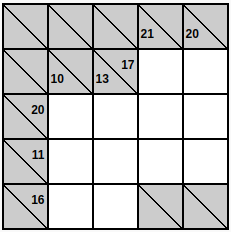
#> input picture examples/5_5_kakuro.png, 231 x 232 px
$ python -i kakuro_ocr.py   (imports and definitions only)
#> lines starting #> are read from the running program, lines starting #| are printed output that depends on the picture
#> further down, picture is the input picture: shape (232, 231, 3); mean B, G, R 200.9, 200.9, 200.9
import json
import argparse

import cv2
import numpy as np
import easyocr
from pathlib import Path
from typing import Any
from tqdm import tqdm


def detect_grid_lines(img: np.ndarray) -> tuple[list[int], list[int]]:
    """
    Detect horizontal and vertical grid lines in the image.
    """
    # Convert to grayscale
    gray = cv2.cvtColor(img, cv2.COLOR_BGR2GRAY)
    edges = cv2.Canny(gray, 50, 150, apertureSize=3)
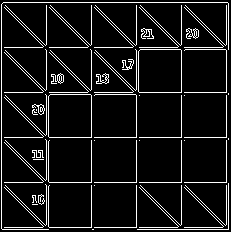
#> edges: shape (232, 231); 8.6% white in thin lines or dots

    # Find lines using HoughLines
    lines = cv2.HoughLines(edges, 1, np.pi / 180, threshold=100)
#> lines = 19 rows, first 8: [1, 0], [2, 1.57], [137, 1.57], [182, 1.57], [181, 0], [226, 0], [91, 0], [136, 0]

    if lines is None:
        raise ValueError("Could not detect grid lines")

    vertical_lines: list[int] = []
    horizontal_lines: list[int] = []

    for line in lines[:, 0]:
        rho, theta = line
        if abs(theta) < 0.1 or abs(theta - np.pi) < 0.1:  # Vertical lines
            vertical_lines.append(int(abs(rho)))
        elif abs(theta - np.pi / 2) < 0.1:  # Horizontal lines
            horizontal_lines.append(int(abs(rho)))
#> this loop made 19 passes
#> (rho, theta) on passes 1 to 12: (1, 0), (2, 1.57), (137, 1.57), (182, 1.57), (181, 0), (226, 0), (91, 0), (136, 0), (227, 1.57), (92, 1.57), (46, 0), (47, 1.57)
#> after the loop, horizontal_lines = [2, 137, 182, 227, 92, 47, 229, 226, 46]; vertical_lines = [1, 181, 226, 91, 136, 46, 48, 45]

    def merge_lines(lines: list[int], tolerance: int = 10) -> list[int]:
        """
        Merge lines that are close together.
        """
#> called with tolerance = 10
        if not lines:
            return []
        lines_sorted = sorted(lines)
#> lines_sorted = [1, 45, 46, 48, 91, 136, 181, 226]
        merged = [lines_sorted[0]]
#> merged = [1]
        for line in lines_sorted[1:]:
            if line - merged[-1] > tolerance:
                merged.append(line)
#> this loop made 7 passes
#> line on passes 1 to 7: 45, 46, 48, 91, 136, 181, 226
#> after the loop, merged = [1, 45, 91, 136, 181, 226]
        return merged

    return (merge_lines(vertical_lines), merge_lines(horizontal_lines))
#> the loop in merge_lines (call 2), `for line in lines_sorted[1:]:` made 8 passes
#> line on passes 1 to 8: 46, 47, 92, 137, 182, 226, 227, 229


# [132 lines left out: functions extract_number_from_quadrant, is_clue, process_kakuro_image, main, not called in this run]


# [2 lines not run here, left out]

>>> import cv2
>>> picture = cv2.imread('examples/5_5_kakuro.png')
>>> result = detect_grid_lines(picture)
#> result = ([1, 45, 91, 136, 181, 226], [2, 46, 92, 137, 182, 226])
